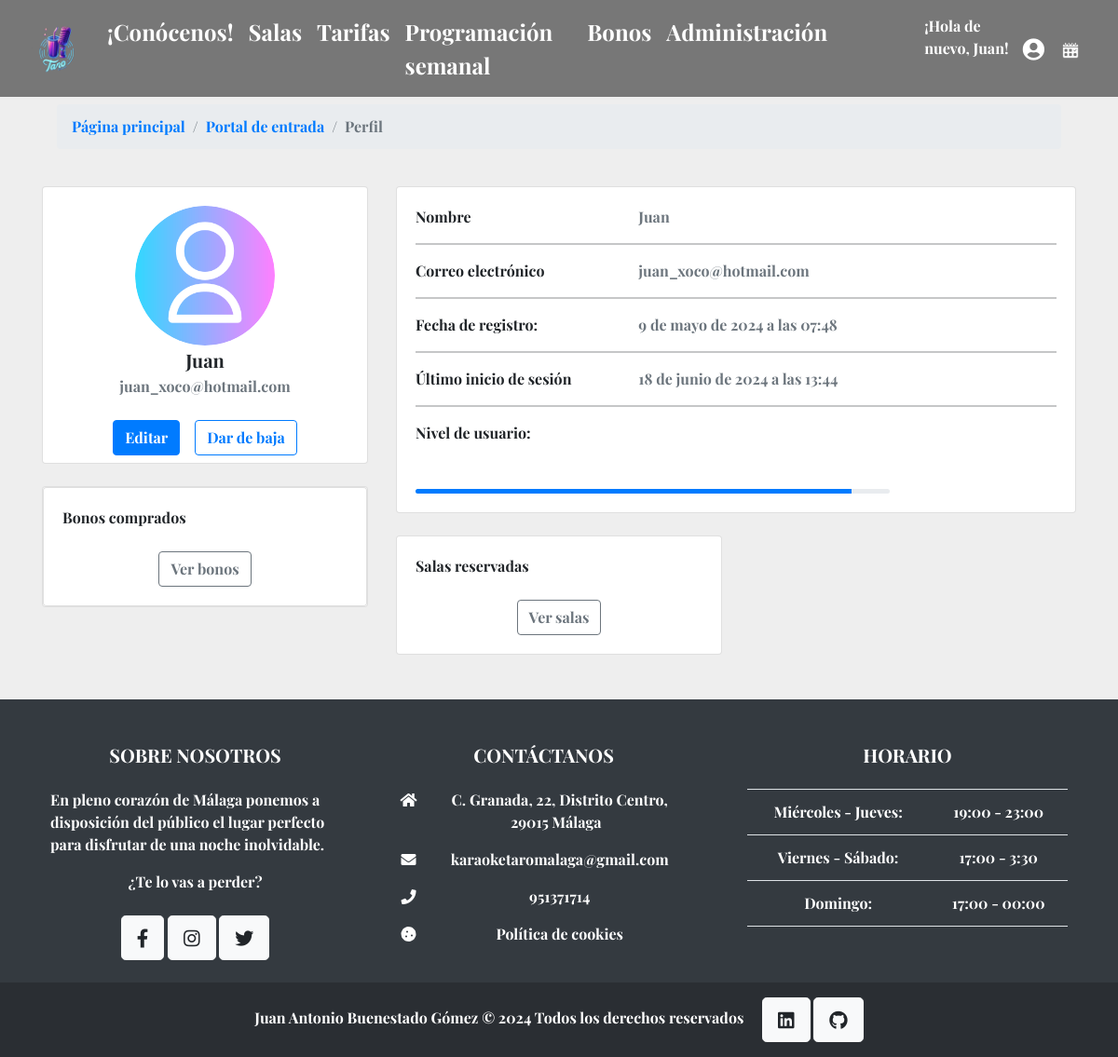
Screenshot of /perfil/ (signed in) with the database file from the repository.
### core/models.py (models this page shows, shortened)
class CustomUser(AbstractUser):
    email = models.EmailField(unique=True)
    profile_images = models.ImageField(upload_to='profile_images/', default='profile_images/default.png', null=True, blank=True)

### core/views.py (the view)
# urls.py: path('perfil/', views.perfil, name="perfil"),
def perfil(request):
    usuario = request.user
    bonos = Bonoregalo.objects.filter(emisor=usuario)
    salas = Reserva.objects.filter(usuario=request.user).select_related('sala', 'horario')
    return render(request, 'Perfil/perfil.html', {'usuario': usuario, 'bonos': bonos, 'salas': salas})

### core/templates/Perfil/perfil.html (shortened to what this page needs)
{% extends "base.html" %}
{% load static %}
{% block cuerpo %}
<main>
    <div class="container-fluid pb-5" style="background-color: #eee;">
    </div>
    <section style="background-color: #eee;">
        <div class="container py-5">
            <div class="row">
                <div class="col">
                    <nav aria-label="breadcrumb" class="bg-body-tertiary rounded-3 p-3 mb-4">
                        <ol class="breadcrumb mb-0">
                            <li class="breadcrumb-item">
                                <a href=href="{% url 'core:indice' %}">
                                    Página principal
                                </a>
                            </li>
                            <li class="breadcrumb-item">
                                <a href="{% url 'core:indexUsuario' %}">
                                    Portal de entrada
                                </a>
                            </li>
                            <li class="breadcrumb-item active" aria-current="page">
                                Perfil
                            </li>
                        </ol>
                    </nav>
                </div>
            </div>
            <div class="row">
                <div class="col-lg-4">
                    <div class="card mb-4">
                        <div class="card-body text-center">
                            <img src="{% if usuario.profile_images %}{{ usuario.profile_images.url }}
                            {% else %}{{ MEDIA_URL }}profile_images/default.png{% endif %}" alt="Imagen del usuario"
                            class="rounded-circle img-fluid" style="width: 150px;">
                            <h5 class="my-1">
                                {{ usuario.username | capfirst }}
                            </h5>
                            <p class="text-muted mb-1">
                                {{ usuario.email }}
                            </p>
                        </div>
                        <div class="d-flex justify-content-center mb-2">
                            <button type="button" onclick="window.location.href='{% url 'core:actualizarUsuario' %}'"
                            class="btn btn-primary mr-2">
                                Editar
                            </button>
                            <form method="post" action="{% url 'core:darDeBaja' %}">
                                <button type="button" class="btn btn-outline-primary ml-2" data-toggle="modal"
                                data-target="#confirmModal">Dar de baja</button>
                            </form>
                        </div>
                    </div>
                    <div class="card mb-4 mb-lg-0">
                        <div class="card mb-4 mb-md-0">
                            <div class="card-body">
                                <p class="mb-4">
                                    Bonos comprados
                                </p>
                                {% if bonos %}
                                    <div class="text-center mt-4">
                                        <a class="btn btn btn-outline-secondary" href="{% url 'core:bonosComprados' %}">
                                            Ver bonos
                                        </a>
                                    </div>
                                {% else %}
                                    <p>
                                        No has comprado ningún bono.
                                    </p>
                                {% endif %}
                            </div>
                        </div>
                    </div>
                </div>
                <div class="col-lg-8">
                    <div class="card mb-4">
                        <div class="card-body">
                            <div class="row">
                                <div class="col-sm-4">
                                    <p class="mb-0">
                                        Nombre
                                    </p>
                                </div>
                                <div class="col-sm-8">
                                    <p class="text-muted mb-0">
                                        {{ usuario.username | capfirst }}
                                    </p>
                                </div>
                            </div>
                            <hr>
                            <div class="row">
                                <div class="col-sm-4">
                                    <p class="mb-0">
                                        Correo electrónico
                                    </p>
                                </div>
                                <div class="col-sm-8">
                                    <p class="text-muted mb-0">
                                        {{ usuario.email }}
                                    </p>
                                </div>
                            </div>
                            <hr>
                            <div class="row">
                                <div class="col-sm-4">
                                    <p class="mb-0">
                                        Fecha de registro:
                                    </p>
                                </div>
                                <div class="col-sm-8">
                                    <p class="text-muted mb-0">
                                        {{ usuario.date_joined }}
                                    </p>
                                </div>
                            </div>
                            <hr>
                            <div class="row">
                                <div class="col-sm-4">
                                <p class="mb-0">
                                    Último inicio de sesión
                                </p>
                            </div>
                            <div class="col-sm-8">
                                <p class="text-muted mb-0">
                                    {{ usuario.last_login }}
                                </p>
                            </div>
                        </div>
                        <hr>
                        <div class="row">
                            <div class="col-sm-3">
                                <p class="mb-0">
                                    Nivel de usuario:
                                </p>
                            </div>
                            <div class="container mt-5">
                                <div class="row">
                                  <div class="col-sm-9">
                                    <div class="progress rounded" style="height: 5px;">
                                      <div id="random-progress" class="progress-bar" role="progressbar" aria-valuemin="0" aria-valuemax="100">
                                      </div>
                                    </div>
                                  </div>
                                </div>
                            </div>
                        </div>
                    </div>
                </div>
                <div class="row">
                    <div class="col-md-6">
                        <div class="card mb-4 mb-md-0">
                            <div class="card-body">
                                <p class="mb-4">
                                    Salas reservadas
                                </p>
                                {% if salas %}
                                    <div class="text-center mt-4">
                                        <a class="btn btn btn-outline-secondary" href="{% url 'core:salasReservadas' %}">
                                            Ver salas
                                        </a>
                                    </div>
                                {% else %}
                                    <p>
                                        No reservado ninguna sala.
                                    </p>
                                {% endif %}
                            </div>
                        </div>
                    </div>
                </div>
            </div>
        </div>
    </section>
</main>
{% endblock %}

### core/templates/base.html (shortened to what this page needs)
<!DOCTYPE html>
<html>
  <head>
    {% load static %}
    <link href="https://cdn.jsdelivr.net/npm/bootstrap@5.1.3/dist/css/bootstrap.min.css"
      rel="stylesheet"
/>
    <link href="https://cdnjs.cloudflare.com/ajax/libs/font-awesome/5.15.4/css/all.min.css" rel="stylesheet"/>
    <link rel="stylesheet" href="https://stackpath.bootstrapcdn.com/bootstrap/4.5.2/css/bootstrap.min.css"/>
    <link rel="stylesheet" href="{% static "css/estilos2.css" %}">
  </head>
  <body>
    {% block header %}
    <header>
      <nav class="navbar navbar-expand-lg fixed-top navbar-scroll" style="background-color: rgba(0, 0, 0, 0.5)">
        <div class="container-fluid">
          <a class="navbar-brand d-block logo" href="{% url 'core:indice' %}">
            <img src="{% static 'img/tarologo.png' %}" height="60" alt="Logo karaoke"/>
          </a>
          <div class="collapse navbar-collapse" id="navbarSupportedContent">
            <ul class="navbar-nav me-auto mb-2 mb-lg-0">
              <li class="nav-item">
                <a class="nav-link active conocenos" aria-current="page" href="{% url 'core:introduccion' %}">¡Conócenos!</a>
              </li>
              <li class="nav-item">
                <a class="nav-link salas" href="{% url 'core:tipoSalas' %}">Salas</a>
              </li>
              <li class="nav-item">
                <a id="verTarifasLinkBase" class="nav-link tarifas" href="#!" data-bs-toggle="modal" data-bs-target="#modal-601512">Tarifas</a>
              </li>
              <li class="nav-item">
                <a class="nav-link programacion" href="{% url 'core:programacionSemanal' %}">Programación semanal</a>
              </li>
              <li class="nav-item">
                <a class="nav-link bonos" href="{% url 'core:bonos' %}">Bonos</a>
              </li>
              {% if request.user.is_authenticated and request.user.is_staff %}
              <li class="nav-item pr-5">
                <a class="nav-link admin" href="{% url 'admin:index' %}">Administración</a>
              </li>
              {% endif %}
              {% if request.user.is_authenticated %}
              <li class="nav-item me-3 me-lg-0">
                <p class="text-white pt-2 pl-5">
                  ¡Hola de nuevo, {{ request.user.username | capfirst }}!
                </p>
              </li>
              {% endif %}
            </ul>
            <ul class="navbar-nav d-flex flex-row">
              <li class="nav-item me-3 me-lg-0">
                <a class="nav-link index" href="{% url 'core:indexUsuario' %}">
                  <i class="fas fa-user-circle"></i>
                </a>
              </li>
              {% if request.user.is_authenticated %}
              <li class="nav-item me-3 me-lg-0">
                <a class="nav-link reserva" href="{% url 'core:listaSalas' %}">
                  <img class="pb-1" src="{% static 'img/booking (1).png' %}" height="28" alt="Calendario señalado"/>
                </a>
              </li>
              {% endif %}
            </ul>
          </div>
        </div>
      </nav>
    </header>
    {% endblock %}
    {% block cuerpo %} {% endblock %}
    {% block footer %}
    <footer class="text-white text-center text-lg-start bg-dark">
      <div class="container p-4">
        <div class="row mt-4">
          <div class="col-lg-4 col-md-12 mb-4 mb-md-0 pr-5">
            <h5 class="text-uppercase mb-4">Sobre nosotros</h5>
            <p class="text-left">
              En pleno corazón de Málaga ponemos a disposición del público el
              lugar perfecto para disfrutar de una noche inolvidable.
            </p>
            <p>
              ¿Te lo vas a perder?
            </p>
            <div class="mt-4">
              <a href="https://www.facebook.com/profile.php?id=61560528690597" target="_blank" type="button"
              class="btn btn-floating btn-light btn-lg"><i class="fab fa-facebook-f"></i></a>
              <a href="https://www.instagram.com/karaoke.taro/" target="_blank" type="button"
                class="btn btn-floating btn-light btn-lg"><i class="fab fa-instagram"></i></a>
              <a href="https://twitter.com/karaoketaromlg" target="_blank" type="button"
              class="btn btn-floating btn-light btn-lg"><i class="fab fa-twitter"></i></a>
            </div>
          </div>
          <div class="col-lg-4 col-md-6 mb-4 mb-md-0 pr-5">
            <h5 class="text-uppercase mb-4">Contáctanos</h5>
            <ul class="fa-ul" style="margin-left: 1.65em">
              <li class="mb-3">
                <span class="fa-li"><i class="fas fa-home"></i></span>
                <span class="ms-2">C. Granada, 22, Distrito Centro, 29015 Málaga</span>
              </li>
              <li class="mb-3">
                <span class="fa-li"><i class="fas fa-envelope"></i></span
                ><span class="ms-2">karaoketaromalaga@gmail.com</span>
              </li>
              <li class="mb-3">
                <span class="fa-li"><i class="fas fa-phone"></i></span><span class="ms-2">951371714</span>
              </li>
              <li class="mb-3">
                <a data-bs-toggle="modal" data-bs-target="#cookieModal" style="color: #ffffff; text-decoration:none;">
                  <span class="fa-li"><i class="fas fa-cookie"></i></span>
                  <span class="ms-2">Política de cookies</span>
                </a>
              </li>
            </ul>
          </div>
          <div class="col-lg-4 col-md-6 mb-4 mb-md-0">
            <h5 class="text-uppercase mb-4">Horario</h5>
            <table class="table text-center text-white">
              <tbody class="fw-normal">
                <tr>
                  <td>Miércoles - Jueves:</td>
                  <td>19:00 - 23:00</td>
                </tr>
                <tr>
                  <td>Viernes - Sábado:</td>
                  <td>17:00 - 3:30</td>
                </tr>
                <tr>
                  <td>Domingo:</td>
                  <td>17:00 - 00:00</td>
                </tr>
              </tbody>
            </table>
          </div>
        </div>
      </div>
      <div class="text-center p-3" style="background-color: rgba(0, 0, 0, 0.2)">
        <strong>Juan Antonio Buenestado Gómez © 2024</strong> Todos los derechos reservados
        <a href="https://www.linkedin.com/in/ja-bg/" target="_blank" type="button"
        class="btn btn-floating btn-light btn-lg ml-3">
          <i class="fab fa-linkedin"></i>
        </a>
        <a href="https://github.com/xocoduda" target="_blank" type="button"
          class="btn btn-floating btn-light btn-lg">
          <i class="fab fa-github"></i>
        </a>
      </div>
    </footer>
    {% endblock %}
  </body>
</html>

### core/static/css/estilos2.css (style rules this page uses)
body { font-family: "Playfair", sans-serif; }
.navbar-brand { letter-spacing: 3px; font-size: 2rem; font-weight: 500; }
.navbar-scroll .navbar-brand, .navbar-scroll .nav-link, .navbar-scroll .fa-bars { color: #fff; }
.navbar-scroll { box-shadow: none; }
.conocenos, .salas, .tarifas, .programacion, .bonos, .admin, .index, .reserva, .logo, .navbar-toggler { font-size: 1.5rem; }

### rows the page displays
CustomUser: user.username "Juan", profile_images (placeholder picture), username "Juan", email "juan_xoco@hotmail.com", date_joined "9 de mayo de 2024 a las 07:48", last_login "18 de junio de 2024 a las 13:44"
